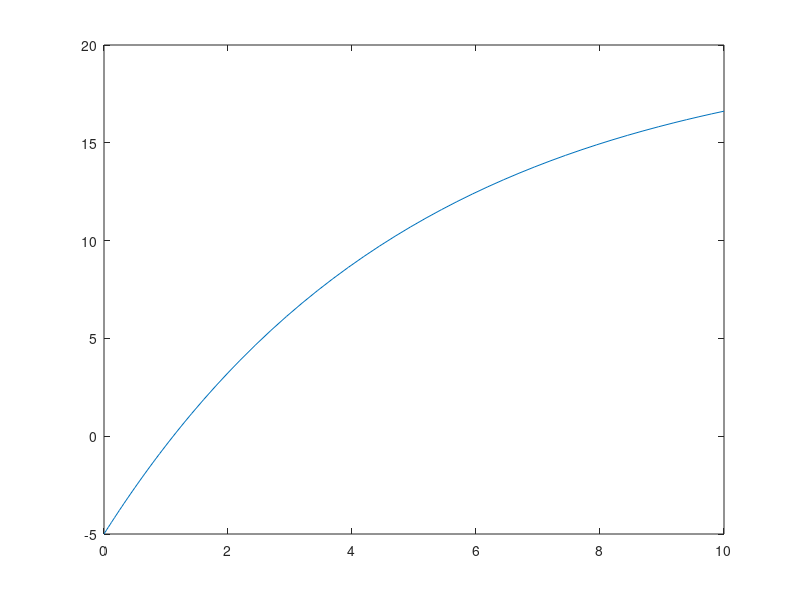

MATLAB code to generate this figure:
% q_001
% Modelling the temperature equation

tspan = [0, 10];
y0 = -5;
Text = 20;
k = 0.2;
DE = @(t, y) -k*(y - Text);
[t, y] = ode45(DE, tspan, y0);
plot(t, y);